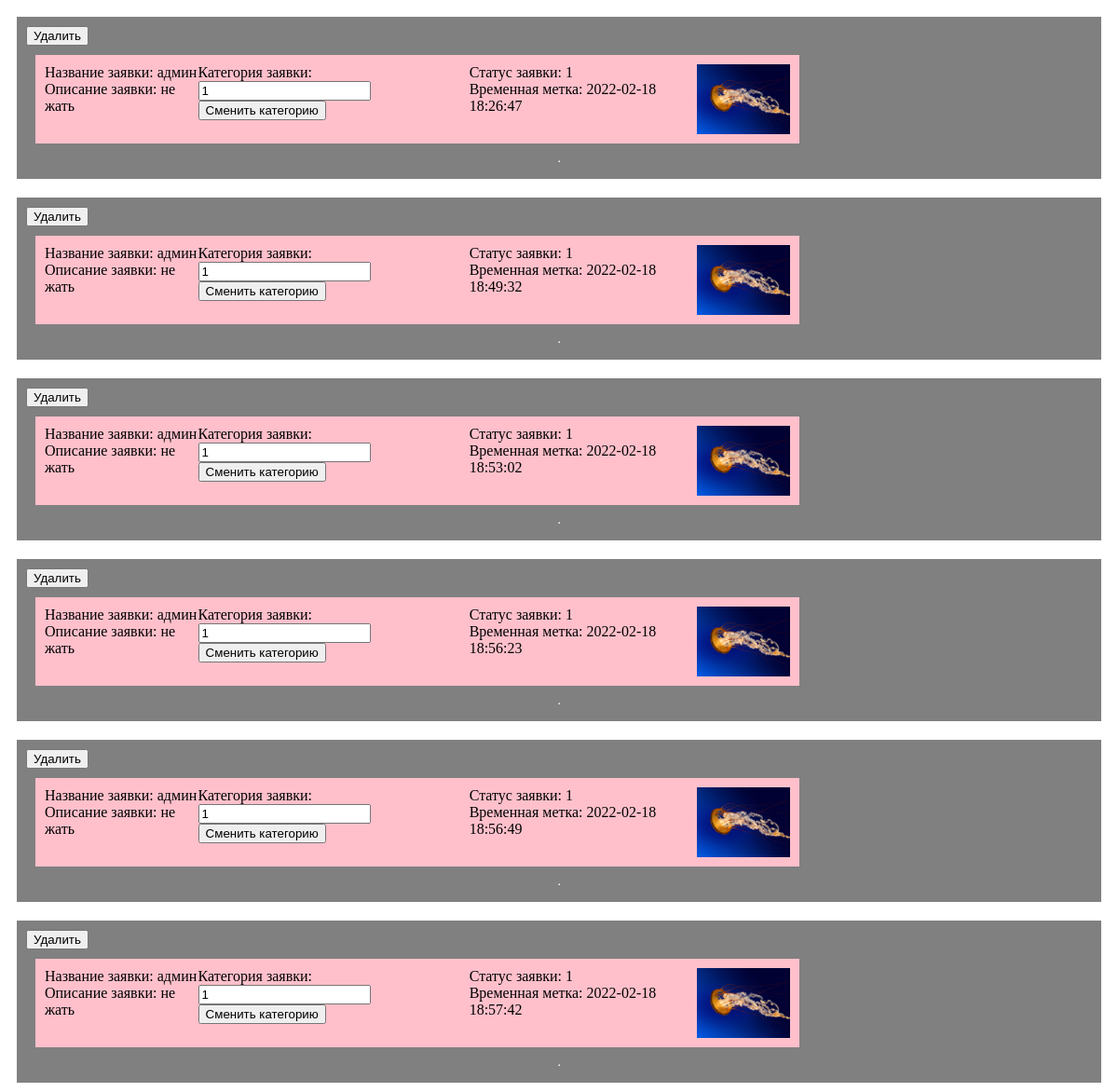
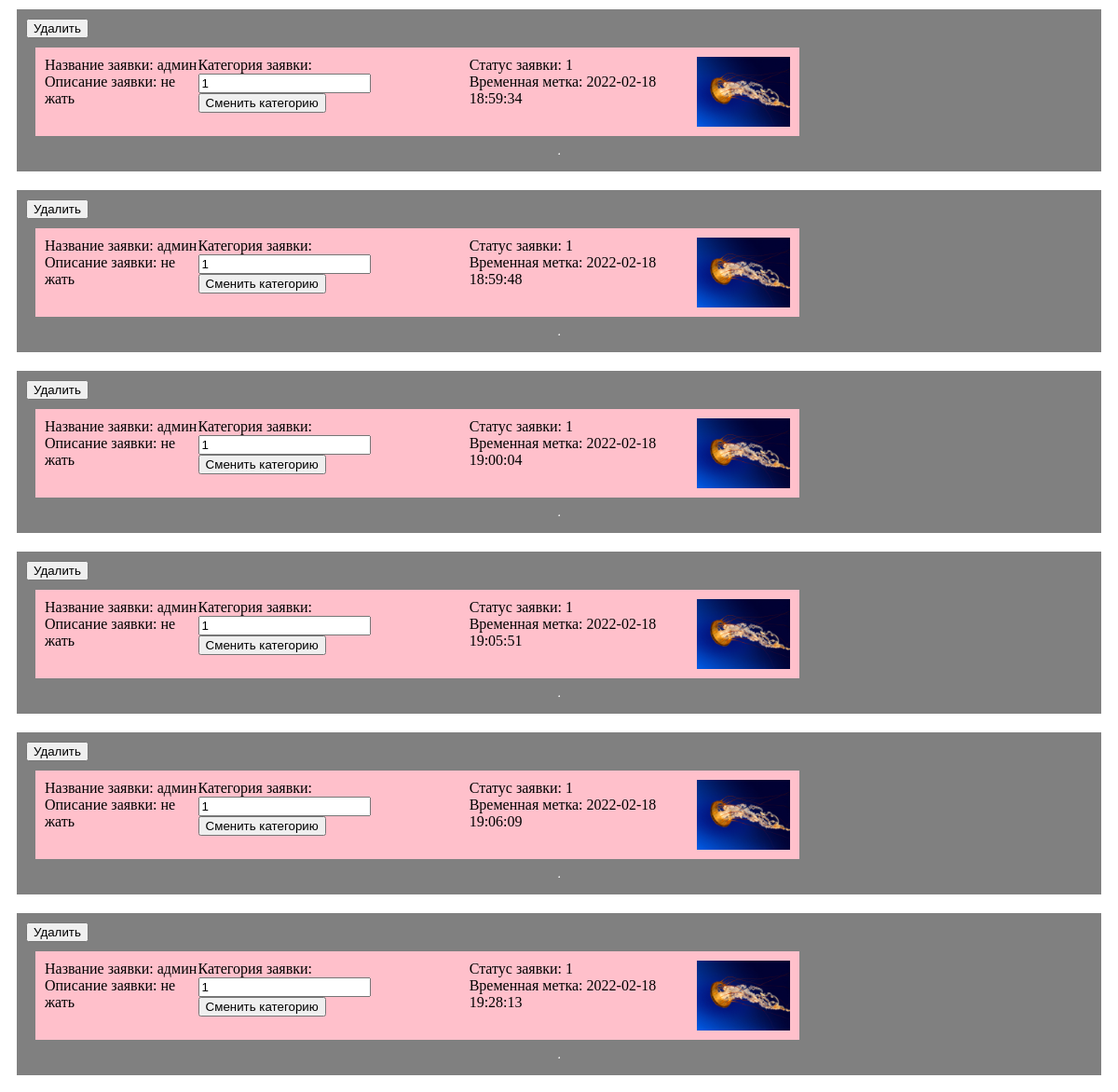
The page /form_tasks.php (signed in) on the database its author committed (2 pictures, top to bottom).
### tables this page shows
CREATE TABLE `task` (
  `id` int(11) NOT NULL,
  `id_user` int(11) NOT NULL,
  `id_category` int(11) NOT NULL,
  `name` text NOT NULL,
  `description` text NOT NULL,
  `link_photo` text NOT NULL,
  `date` timestamp NOT NULL,
  `id_status` int(11) NOT NULL,
  `link_photo_end` text
);

CREATE TABLE `status` (
  `id` int(11) NOT NULL,
  `name` text NOT NULL
);

CREATE TABLE `category` (
  `id` int(11) NOT NULL,
  `name` text NOT NULL
);

### form_tasks.php (the view, shortened to what this page needs)
<!DOCTYPE html>
<html lang="en">
<head>
</head>
<body>
    <div >
    <?php
        require("con_bd.php");
        $sql = "SELECT DISTINCT * FROM task
        INNER JOIN users on users.id = task.id_user
        INNER JOIN status on status.id = task.id_status
        INNER JOIN category on category.id = task.id_category
        WHERE task.id_user='".$_SESSION["session"]."'";
        $response = mysqli_query($mysqli, $sql);
        $dates = mysqli_fetch_all($response);
        foreach ($dates as $key) {
            echo "<div id='outer'>";
            echo '<form id="form1" method="POST" action="" onsubmit="return confirm(`Удалить?`)">
            <input type="number" name="id" value='.$key[0].' style = "display:none">
            <input type="submit" value="Удалить">
        </form>';
            echo "<div id='inner'>";
            echo "Название заявки: ".$key[3]."<br>";
            echo "Описание заявки: ".$key[4]."<br>";
            echo '<form id="form1" method="POST" action="edit.php" onsubmit="return confirm(`Удалить?`)">
            <input type="number" name="id" value='.$key[0].' style = "display:none">
        ';
            echo      ' Категория заявки: <input list="list" name="category" autocomplete="off" value="'.$key[16].'"><br>
                <datalist id="list">';
        echo'</datalist><input type="submit" value="Сменить категорию">';
        echo '</form>';
            echo "Статус заявки: ".$key[18]."<br>";
            echo "Временная метка: ".$key[6]."<br>";
            echo "<img src='".$key[5]."' width='100px'>";
            echo "</div><hr></div></div>";
        }
    ?>
</body>
</html>

### form_tasks.php (style rules this page uses)
#inner { padding: 10px; margin: 10px; display: flex; width: 800px; background-color: pink; }
#outer { padding: 10px; margin: 10px; display: flex; flex-direction: column; background-color: gray; }
body { display: flex; flex-direction: column; }

### rows shown on the page
task: name "админ", description "не жать", category "1", id_category "1", date "2022-02-18 18:26:47", link_photo (picture)
task: name "админ", description "не жать", category "1", id_category "1", date "2022-02-18 18:49:32", link_photo (picture)
task: name "админ", description "не жать", category "1", id_category "1", date "2022-02-18 18:53:02", link_photo (picture)
task: name "админ", description "не жать", category "1", id_category "1", date "2022-02-18 18:56:23", link_photo (picture)
task: name "админ", description "не жать", category "1", id_category "1", date "2022-02-18 18:56:49", link_photo (picture)
task: name "админ", description "не жать", category "1", id_category "1", date "2022-02-18 18:57:42", link_photo (picture)
task: name "админ", description "не жать", category "1", id_category "1", date "2022-02-18 18:59:34", link_photo (picture)
task: name "админ", description "не жать", category "1", id_category "1", date "2022-02-18 18:59:48", link_photo (picture)
task: name "админ", description "не жать", category "1", id_category "1", date "2022-02-18 19:00:04", link_photo (picture)
task: name "админ", description "не жать", category "1", id_category "1", date "2022-02-18 19:05:51", link_photo (picture)
task: name "админ", description "не жать", category "1", id_category "1", date "2022-02-18 19:06:09", link_photo (picture)
task: name "админ", description "не жать", category "1", id_category "1", date "2022-02-18 19:28:13", link_photo (picture)
